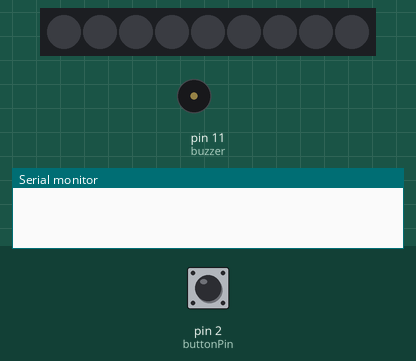
Simulated run of this sketch. Board: Arduino Uno, built with avr-gcc and run on an emulated ATmega328P. Shown: 9 RGB LEDs in strip order, left to right, buzzer (waves = sounding), the last lines printed to the serial monitor. The inputs (shaded band) are chosen by the test bench; at power-on: pin 2 (buttonPin) LOW. Dim RGB values are drawn brighter than linear; random numbers use the default seed unless the sketch sets one.

Above: at 1.2 s.
1.3 s: pin 2 (buttonPin) pulled HIGH for 3.2 s
At 6.1 s:
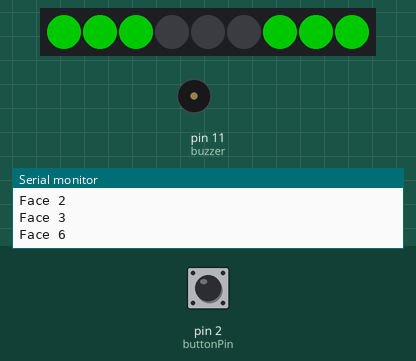
At 9.3 s:
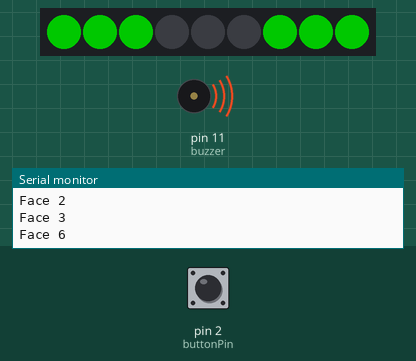
Timing chart, 0 to 15.0 s (numbered marks = the images above; inputs shaded):
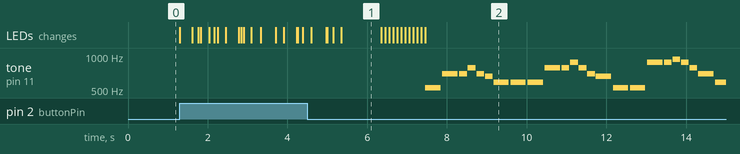

The sketch:

De-1-v-2.ino
```cpp
/*
 *       Matthis Sanier
 *       De-1-v-1
 *       Affiche une des faces d’une manière aléatoire
 *
 *       carte arduino, afficheur NeoPixel
 *
 *       20/09/2024 De-3-v-1
*/
#include <Adafruit_NeoPixel.h>
#ifdef __AVR__
#include <avr/power.h>
#endif
#define PIN    6
#define NUMPIXELS  9
Adafruit_NeoPixel pixels(NUMPIXELS, PIN, NEO_GRB + NEO_KHZ800);

#define NOTE_B0  31
#define NOTE_C1  33
#define NOTE_CS1 35
#define NOTE_D1  37
#define NOTE_DS1 39
#define NOTE_E1  41
#define NOTE_F1  44
#define NOTE_FS1 46
#define NOTE_G1  49
#define NOTE_GS1 52
#define NOTE_A1  55
#define NOTE_AS1 58
#define NOTE_B1  62
#define NOTE_C2  65
#define NOTE_CS2 69
#define NOTE_D2  73
#define NOTE_DS2 78
#define NOTE_E2  82
#define NOTE_F2  87
#define NOTE_FS2 93
#define NOTE_G2  98
#define NOTE_GS2 104
#define NOTE_A2  110
#define NOTE_AS2 117
#define NOTE_B2  123
#define NOTE_C3  131
#define NOTE_CS3 139
#define NOTE_D3  147
#define NOTE_DS3 156
#define NOTE_E3  165
#define NOTE_F3  175
#define NOTE_FS3 185
#define NOTE_G3  196
#define NOTE_GS3 208
#define NOTE_A3  220
#define NOTE_AS3 233
#define NOTE_B3  247
#define NOTE_C4  262
#define NOTE_CS4 277
#define NOTE_D4  294
#define NOTE_DS4 311
#define NOTE_E4  330
#define NOTE_F4  349
#define NOTE_FS4 370
#define NOTE_G4  392
#define NOTE_GS4 415
#define NOTE_A4  440
#define NOTE_AS4 466
#define NOTE_B4  494
#define NOTE_C5  523
#define NOTE_CS5 554
#define NOTE_D5  587
#define NOTE_DS5 622
#define NOTE_E5  659
#define NOTE_F5  698
#define NOTE_FS5 740
#define NOTE_G5  784
#define NOTE_GS5 831
#define NOTE_A5  880
#define NOTE_AS5 932
#define NOTE_B5  988
#define NOTE_C6  1047
#define NOTE_CS6 1109
#define NOTE_D6  1175
#define NOTE_DS6 1245
#define NOTE_E6  1319
#define NOTE_F6  1397
#define NOTE_FS6 1480
#define NOTE_G6  1568
#define NOTE_GS6 1661
#define NOTE_A6  1760
#define NOTE_AS6 1865
#define NOTE_B6  1976
#define NOTE_C7  2093
#define NOTE_CS7 2217
#define NOTE_D7  2349
#define NOTE_DS7 2489
#define NOTE_E7  2637
#define NOTE_F7  2794
#define NOTE_FS7 2960
#define NOTE_G7  3136
#define NOTE_GS7 3322
#define NOTE_A7  3520
#define NOTE_AS7 3729
#define NOTE_B7  3951
#define NOTE_C8  4186
#define NOTE_CS8 4435
#define NOTE_D8  4699
#define NOTE_DS8 4978
#define REST      0

const int buttonPin = 2;
int buttonState = 0;

long randNumber;
long RandomValuePixel;

int mode = 0;

int tempo = 140;

// change this to whichever pin you want to use
int buzzer = 11;

// notes of the moledy followed by the duration.
// a 4 means a quarter note, 8 an eighteenth , 16 sixteenth, so on
// !!negative numbers are used to represent dotted notes,
// so -4 means a dotted quarter note, that is, a quarter plus an eighteenth!!
int melody[] = {

  // We Wish You a Merry Christmas
  // Score available at https://musescore.com/user/6208766/scores/1497501

  NOTE_C5,4, //1
  NOTE_F5,4, NOTE_F5,8, NOTE_G5,8, NOTE_F5,8, NOTE_E5,8,
  NOTE_D5,4, NOTE_D5,4, NOTE_D5,4,
  NOTE_G5,4, NOTE_G5,8, NOTE_A5,8, NOTE_G5,8, NOTE_F5,8,
  NOTE_E5,4, NOTE_C5,4, NOTE_C5,4,
  NOTE_A5,4, NOTE_A5,8, NOTE_AS5,8, NOTE_A5,8, NOTE_G5,8,
  NOTE_F5,4, NOTE_D5,4, NOTE_C5,8, NOTE_C5,8,
  NOTE_D5,4, NOTE_G5,4, NOTE_E5,4,

  NOTE_F5,2, NOTE_C5,4, //8
  NOTE_F5,4, NOTE_F5,8, NOTE_G5,8, NOTE_F5,8, NOTE_E5,8,
  NOTE_D5,4, NOTE_D5,4, NOTE_D5,4,
  NOTE_G5,4, NOTE_G5,8, NOTE_A5,8, NOTE_G5,8, NOTE_F5,8,
  NOTE_E5,4, NOTE_C5,4, NOTE_C5,4,
  NOTE_A5,4, NOTE_A5,8, NOTE_AS5,8, NOTE_A5,8, NOTE_G5,8,
  NOTE_F5,4, NOTE_D5,4, NOTE_C5,8, NOTE_C5,8,
  NOTE_D5,4, NOTE_G5,4, NOTE_E5,4,
  NOTE_F5,2, NOTE_C5,4,

  NOTE_F5,4, NOTE_F5,4, NOTE_F5,4,//17
  NOTE_E5,2, NOTE_E5,4,
  NOTE_F5,4, NOTE_E5,4, NOTE_D5,4,
  NOTE_C5,2, NOTE_A5,4,
  NOTE_AS5,4, NOTE_A5,4, NOTE_G5,4,
  NOTE_C6,4, NOTE_C5,4, NOTE_C5,8, NOTE_C5,8,
  NOTE_D5,4, NOTE_G5,4, NOTE_E5,4,
  NOTE_F5,2, NOTE_C5,4,
  NOTE_F5,4, NOTE_F5,8, NOTE_G5,8, NOTE_F5,8, NOTE_E5,8,
  NOTE_D5,4, NOTE_D5,4, NOTE_D5,4,

  NOTE_G5,4, NOTE_G5,8, NOTE_A5,8, NOTE_G5,8, NOTE_F5,8, //27
  NOTE_E5,4, NOTE_C5,4, NOTE_C5,4,
  NOTE_A5,4, NOTE_A5,8, NOTE_AS5,8, NOTE_A5,8, NOTE_G5,8,
  NOTE_F5,4, NOTE_D5,4, NOTE_C5,8, NOTE_C5,8,
  NOTE_D5,4, NOTE_G5,4, NOTE_E5,4,
  NOTE_F5,2, NOTE_C5,4,
  NOTE_F5,4, NOTE_F5,4, NOTE_F5,4,
  NOTE_E5,2, NOTE_E5,4,
  NOTE_F5,4, NOTE_E5,4, NOTE_D5,4,

  NOTE_C5,2, NOTE_A5,4,//36
  NOTE_AS5,4, NOTE_A5,4, NOTE_G5,4,
  NOTE_C6,4, NOTE_C5,4, NOTE_C5,8, NOTE_C5,8,
  NOTE_D5,4, NOTE_G5,4, NOTE_E5,4,
  NOTE_F5,2, NOTE_C5,4,
  NOTE_F5,4, NOTE_F5,8, NOTE_G5,8, NOTE_F5,8, NOTE_E5,8,
  NOTE_D5,4, NOTE_D5,4, NOTE_D5,4,
  NOTE_G5,4, NOTE_G5,8, NOTE_A5,8, NOTE_G5,8, NOTE_F5,8,
  NOTE_E5,4, NOTE_C5,4, NOTE_C5,4,

  NOTE_A5,4, NOTE_A5,8, NOTE_AS5,8, NOTE_A5,8, NOTE_G5,8,//45
  NOTE_F5,4, NOTE_D5,4, NOTE_C5,8, NOTE_C5,8,
  NOTE_D5,4, NOTE_G5,4, NOTE_E5,4,
  NOTE_F5,2, NOTE_C5,4,
  NOTE_F5,4, NOTE_F5,8, NOTE_G5,8, NOTE_F5,8, NOTE_E5,8,
  NOTE_D5,4, NOTE_D5,4, NOTE_D5,4,
  NOTE_G5,4, NOTE_G5,8, NOTE_A5,8, NOTE_G5,8, NOTE_F5,8,
  NOTE_E5,4, NOTE_C5,4, NOTE_C5,4,

  NOTE_A5,4, NOTE_A5,8, NOTE_AS5,8, NOTE_A5,8, NOTE_G5,8, //53
  NOTE_F5,4, NOTE_D5,4, NOTE_C5,8, NOTE_C5,8,
  NOTE_D5,4, NOTE_G5,4, NOTE_E5,4,
  NOTE_F5,2, REST,4
};

int notes = sizeof(melody) / sizeof(melody[0]) / 2;

// this calculates the duration of a whole note in ms
int wholenote = (60000 * 4) / tempo;

int divider = 0, noteDuration = 0;

void RandomValue() {
  buttonState = digitalRead(buttonPin);
  if (buttonState == HIGH) {
   randNumber = random(1, 7);
   for (int i = 0; i <= 30; i++) {
    RandomValuePixelFonct();
    pixels.setPixelColor(RandomValuePixel, pixels.Color(0, 100, 0));
    pixels.show();
    delay(30);
    pixels.clear();
  }
   delay (200);
   return randNumber;
  }
}

void RandomValuePixelFonct() {
  RandomValuePixel = random(1, 7);
  return RandomValuePixel;
}

void Chiffre1() {
  pixels.clear();
  Serial.println("Face 1");
  pixels.setPixelColor(4, pixels.Color(0, 100, 0));
  pixels.show();
  delay(300);
  randNumber = 0;
}
void Chiffre2() {
  pixels.clear();
  Serial.println("Face 2");
  pixels.setPixelColor(2, pixels.Color(0, 100, 0));
  pixels.setPixelColor(6, pixels.Color(0, 100, 0));
  pixels.show();
  delay(300);
  randNumber = 0;
}
void Chiffre3() {
  pixels.clear();
  Serial.println("Face 3");
  pixels.clear();
  pixels.setPixelColor(2, pixels.Color(0, 100, 0));
  pixels.setPixelColor(4, pixels.Color(0, 100, 0));
  pixels.setPixelColor(6, pixels.Color(0, 100, 0));
  pixels.show();
  delay(300);
  randNumber = 0;
}
void Chiffre4() {
  pixels.clear();
  Serial.println("Face 4");
  pixels.setPixelColor(0, pixels.Color(0, 100, 0));
  pixels.setPixelColor(2, pixels.Color(0, 100, 0));
  pixels.setPixelColor(6, pixels.Color(0, 100, 0));
  pixels.setPixelColor(8, pixels.Color(0, 100, 0));
  pixels.show();
  delay(300);
  randNumber = 0;
}
void Chiffre5() {
  pixels.clear();
  Serial.println("Face 5");
  pixels.setPixelColor(0, pixels.Color(0, 100, 0));
  pixels.setPixelColor(2, pixels.Color(0, 100, 0));
  pixels.setPixelColor(4, pixels.Color(0, 100, 0));
  pixels.setPixelColor(6, pixels.Color(0, 100, 0));
  pixels.setPixelColor(8, pixels.Color(0, 100, 0));
  pixels.show();
  delay(300);
  randNumber = 0;
}
void Chiffre6() {
  pixels.clear();
  Serial.println("Face 6");
  pixels.setPixelColor(0, pixels.Color(0, 100, 0));
  pixels.setPixelColor(1, pixels.Color(0, 100, 0));
  pixels.setPixelColor(2, pixels.Color(0, 100, 0));
  pixels.setPixelColor(6, pixels.Color(0, 100, 0));
  pixels.setPixelColor(7, pixels.Color(0, 100, 0));
  pixels.setPixelColor(8, pixels.Color(0, 100, 0));
  pixels.show();
  delay(1000);
  pixels.clear();
  pixels.setPixelColor(0, pixels.Color(0, 100, 0));
  pixels.show();
  delay(100);
  pixels.clear();
  pixels.setPixelColor(1, pixels.Color(0, 100, 0));
  pixels.show();
  delay(100);
  pixels.clear();
  pixels.setPixelColor(2, pixels.Color(0, 100, 0));
  pixels.show();
  delay(100);
  pixels.clear();
  pixels.setPixelColor(6, pixels.Color(0, 100, 0));
  pixels.show();
  delay(100);
  pixels.clear();
  pixels.setPixelColor(7, pixels.Color(0, 100, 0));
  pixels.show();
  delay(100);
  pixels.clear();
  pixels.setPixelColor(8, pixels.Color(0, 100, 0));
  pixels.show();
  delay(100);
  pixels.clear();
  pixels.setPixelColor(7, pixels.Color(0, 100, 0));
  pixels.show();
  delay(100);
  pixels.clear();
  pixels.setPixelColor(6, pixels.Color(0, 100, 0));
  pixels.show();
  delay(100);
  pixels.clear();
  pixels.setPixelColor(2, pixels.Color(0, 100, 0));
  pixels.show();
  delay(100);
  pixels.clear();
  pixels.setPixelColor(1, pixels.Color(0, 100, 0));
  pixels.show();
  delay(100);
  pixels.clear();
  pixels.setPixelColor(0, pixels.Color(0, 100, 0));
  pixels.show();
  delay(100);
  pixels.clear();
  pixels.setPixelColor(0, pixels.Color(0, 100, 0));
  pixels.setPixelColor(1, pixels.Color(0, 100, 0));
  pixels.setPixelColor(2, pixels.Color(0, 100, 0));
  pixels.setPixelColor(6, pixels.Color(0, 100, 0));
  pixels.setPixelColor(7, pixels.Color(0, 100, 0));
  pixels.setPixelColor(8, pixels.Color(0, 100, 0));
  pixels.show();
  for (int thisNote = 0; thisNote < notes * 2; thisNote = thisNote + 2) {

    // calculates the duration of each note
    divider = melody[thisNote + 1];
    if (divider > 0) {
      // regular note, just proceed
      noteDuration = (wholenote) / divider;
    } else if (divider < 0) {
      // dotted notes are represented with negative durations!!
      noteDuration = (wholenote) / abs(divider);
      noteDuration *= 1.5; // increases the duration in half for dotted notes
    }

    // we only play the note for 90% of the duration, leaving 10% as a pause
    tone(buzzer, melody[thisNote], noteDuration * 0.9);

    // Wait for the specief duration before playing the next note.
    delay(noteDuration);

    // stop the waveform generation before the next note.
    noTone(buzzer);
  }
  randNumber = 0;
}

void setup() {
  pixels.begin();
  pixels.show();
  Serial.begin(9600);
  pinMode(buttonPin, INPUT);
}

void loop() {
  RandomValue();
  if (randNumber == 1) {
   Chiffre1();
  }
  else if (randNumber == 2){
    Chiffre2();
  }
  else if (randNumber == 3){
    Chiffre3();
  }
  else if (randNumber == 4){
    Chiffre4();
  }
  else if (randNumber == 5){
    Chiffre5();
  }
  else if (randNumber == 6){
    Chiffre6();
  }
}
```

Measured:
- after the input at 1.3 s, tone on pin 11 (buzzer): plays 523 Hz for 0.39 s, 698 Hz for 0.39 s, 698 Hz for 0.19 s, 784 Hz for 0.19 s, 698 Hz for 0.19 s, 659 Hz for 0.19 s … (24 notes in this stretch), starting after 6.2 s; the LEDs: first change at once (image 1 shows a later state)
- what the display in image 1 shows lasts 1.0 s, from 5.4 s to 6.4 s
